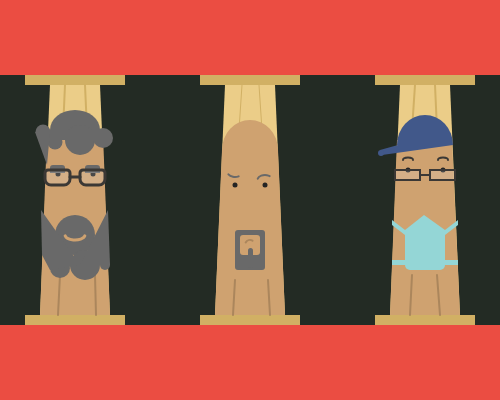
Frame 1 (no input)
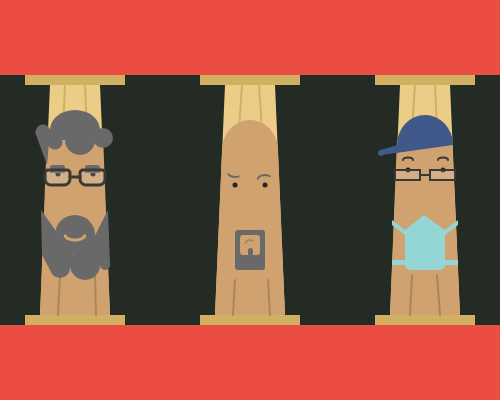
Frame 60 (no input)
Frame 120 (the mouse pressed at the canvas centre since frame 60): identical to frame 60, image omitted

The p5.js sketch that drew these frames (run headless with seeded random() and noise() and a simulated clock; from frame 60 on, the mouse is pressed at the canvas centre):

// p5.js sketch
// ── sketch.js
function setup() {
  createCanvas(500, 400);
  angleMode(DEGREES);
}

function draw() {
  background(35, 43, 36);
  noStroke();
  fill(235, 77, 66);
  rect(0,0,500,75);//upper
  rect(0,325,500,75);//lower
  
  fill(209, 176, 100);
  rect(200,75,100,10);//2
  rect(25,75,100,10);//1
  rect(375,75,100,10);//3//upper
  
  rect(200,315,100,10);//2
  rect(25,315,100,10);//1
  rect(375,315,100,10);//3//lower
  
  fill(235, 205, 136);
  quad(225,85,275,85,285,315,215,315);//2
  quad(50,85,100,85,110,315,40,315);//1
  quad(400,85,450,85,460,315,390,315);//3//pillers
  
  //demon
  stroke(209, 176, 100);
  line(242,85,239,130);
  line(259,85,262,130);//lines
  
  noStroke();
  fill(207, 162, 112);
  ellipse(250,150,56,60);//head
  quad(222,150,278,150,285,315,215,315);
  fill(105, 105, 105);
  rect(235,230,30,40,3,3,3,3);
   fill(207, 162, 112);
   rect(240,235,20,20,3,3,3,3);
  fill(105, 105, 105);
  rect(248,248,5,20,3,3,3,3);//beard
  fill(36, 36, 36);
  ellipse(235,185,5,5);
  ellipse(265,185,5,5);//eyes
  noFill();
  stroke(171, 134, 92);
  strokeWeight(2)
  arc(250,245,10,10,210,300);//mouth
  stroke(105, 105, 105);
  arc(235,172,15,10,50,160);
  arc(265,180,15,10,190,320);//eyebrows
  
  stroke(171, 134, 92);
  line(268,280,270,315);
  line(235,280,233,315);//lines
  
  //co-shake
 stroke(209, 176, 100);
  line(65,85,63,130);
  line(85,85,87,130);//lines
  
  noStroke();
  fill(207, 162, 112);
  quad(47,135,103,135,110,315,40,315);
  
 stroke(171, 134, 92);
   strokeWeight(2)
  line(95,275,96,315);
  line(60,275,58,315);//lines
  
   noStroke();
   fill(105, 105, 105);
  ellipse(75,235,40,40);
  ellipse(85,265,30,30);
  ellipse(60,268,20,20);
  ellipse(105,265,10,10);
  quad(41,210,80,265,50,270,42,255);
  triangle(108,210,110,265,80,265);//beard
  
   stroke(207, 162, 112);
   strokeWeight(3)
  arc(75,235,20,10,5,175);//mouth
  
  noStroke();
  fill(36, 36, 36);
  ellipse(58,174,5,5);
  ellipse(93,174,5,5);//eyes
  fill(105, 105, 105);
  rect(50,165,15,8,3,3,0,0);
  rect(85,165,15,8,3,3,0,0);
  
   fill(230, 230, 230,50);
   stroke(59, 56, 53);
   strokeWeight(3)
  rect(45,170,25,15,3,3,6,6);
  rect(80,170,25,15,3,3,6,6);
  line(70,177,80,177)//specs
  
  noStroke();
   fill(105, 105, 105);
  arc(75,130,50,40,180,0);
  arc(43,132,15,15,180,0);
  ellipse(80,140,30,30);
  ellipse(55,142,15,15);
  ellipse(103,138,20,20);
  rect(45,130,60,10)
  triangle(35,132,50,132,47,165);//hair
  
  //thee vaari
   stroke(209, 176, 100);
   strokeWeight(2)
   line(415,85,412,130);
  line(435,85,437,130);//lines
  
  noStroke();
   fill(207, 162, 112);
   quad(397,140,452,140,460,315,390,315);
  
   fill(65, 88, 138);
  arc(425,145,56,60,180,0);
  quad(398,145,453,145,382,155,380,150);
  ellipse(381,153,6,6);//cap
  
   fill(148, 214, 214);
  rect(405,230,40,40,0,0,5,5);
  triangle(405,230,445,230,424,215);
  quad(392,220,405,230,405,235,392,225);
  quad(392,260,405,260,405,265,392,265);
  quad(445,230,458,220,458,225,445,235);
  quad(445,260,458,260,458,265,445,265);//mask
  
   fill(36, 36, 36);
  ellipse(408,170,5,5);
   ellipse(443,170,5,5);
  noFill();
   stroke(59, 56, 53);
  arc(408,160,10,5,180,0);
  arc(443,160,10,5,180,0);//eyes
  
  fill(230, 230, 230,50);
  stroke(59, 56, 53);
   strokeWeight(2)
  rect(395,170,25,10);
   rect(430,170,25,10);
  line(420,175,430,175);//specs
  
   stroke(171, 134, 92);
  line(412,275,410,315);
  line(437,275,440,315);//lines
  
  
  
  
  
  
  
  
}
